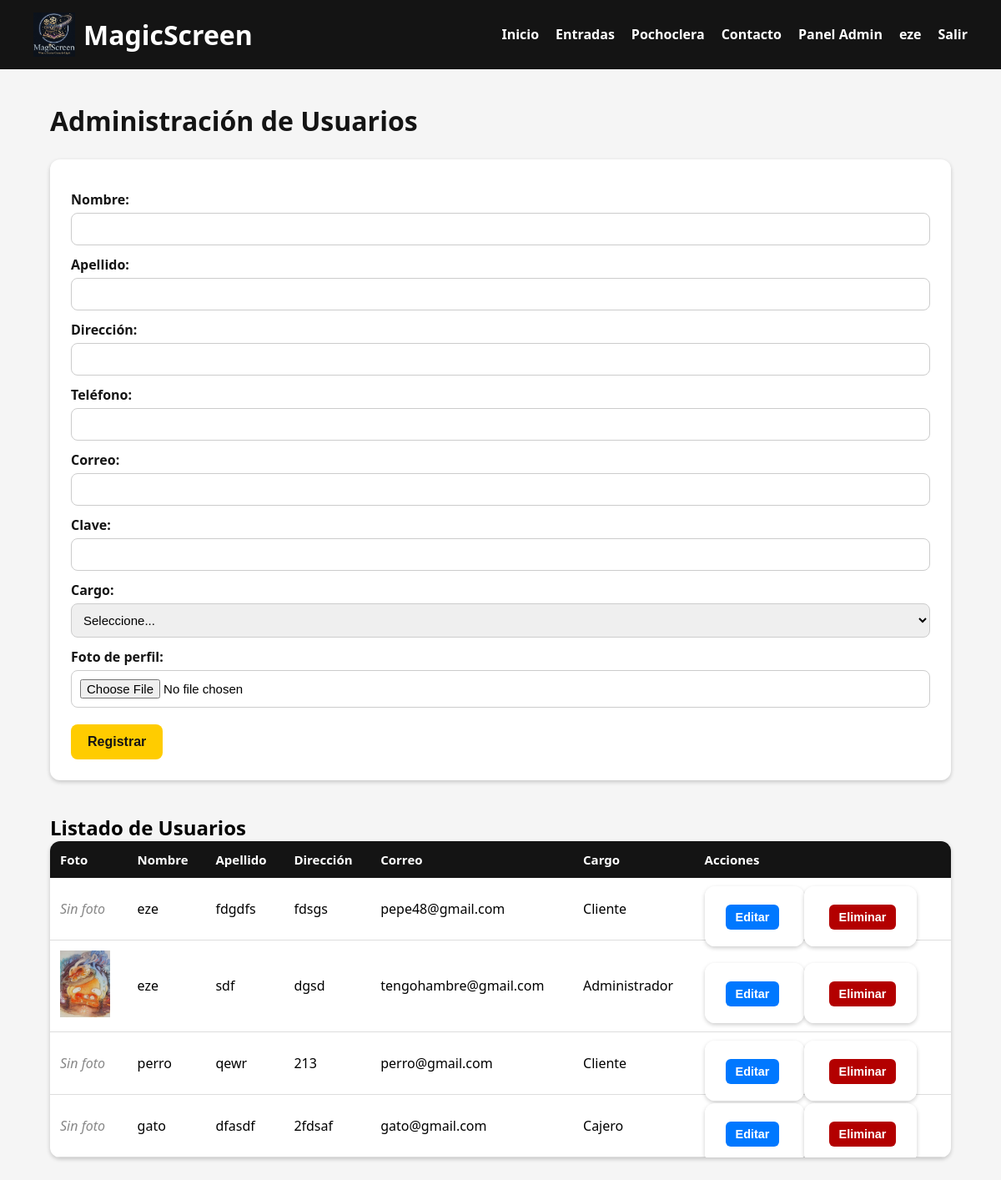
/proyecto/php/UsuarioGUI.php (signed in), run on the app's committed database.
### tables this page shows
CREATE TABLE `usuarios` (
  `ID_usuario` int(11) NOT NULL,
  `Nombre` text NOT NULL,
  `Apellido` text NOT NULL,
  `Direccion` varchar(30) NOT NULL,
  `Num_telefono` int(10) NOT NULL,
  `Correo` varchar(40) NOT NULL,
  `Contrasenia` varchar(255) NOT NULL,
  `ID_cargo` int(11) NOT NULL,
  `Foto_perfil` varchar(60) NOT NULL
);

CREATE TABLE `cargos` (
  `ID_cargo` int(11) NOT NULL,
  `Cargo` text NOT NULL
);

### proyecto/php/Usuario_model.php (called while the page is built, shortened)
<?php
include_once("Conexion.php");
include_once("Usuario.php");
class UsuarioModel {
    private $pdo;
    public function __construct() {
        $conexion = new Conexion();
        $this->pdo = $conexion->getConexion();
    }
    public function Listar(): array {
    try {
        $result = [];
        $stm = $this->pdo->prepare("
            SELECT u.ID_usuario, u.Nombre, u.Apellido, u.Direccion,
                   u.Num_telefono, u.Correo, u.Foto_perfil, c.Cargo
            FROM usuarios u
            INNER JOIN cargos c ON u.ID_cargo = c.ID_cargo
        ");
        $stm->execute();
        foreach ($stm->fetchAll(PDO::FETCH_OBJ) as $r) {
            $usuario = new Usuario();
            $usuario->setidusuario($r->ID_usuario);
            $usuario->setnombre($r->Nombre);
            $usuario->setapellido($r->Apellido);
            $usuario->setdireccion($r->Direccion);
            $usuario->settelefono($r->Num_telefono);
            $usuario->setcorreo($r->Correo);
            $usuario->setcargo($r->Cargo);
            $usuario->setfotoperfil($r->Foto_perfil);
            $result[] = $usuario;
        }
        return $result;
    } catch (Exception $e) {
        die("Error al listar usuarios: " . $e->getMessage());
    }
}
}
?>

### proyecto/php/Usuario.php (called while the page is built, shortened)
<?php
class Usuario {
    private $idUsuario;
    private $nombre;
    private $apellido;
    private $direccion;
    private $correo;
    private $cargo;
    private $fotoperfil;
    private $telefono;
    public function getidusuario() {
        return $this->idUsuario;
    }
    public function setidusuario($idUsuario) {
        $this->idUsuario = $idUsuario;
    }
    public function getnombre() {
        return $this->nombre;
    }
    public function setnombre($nombre) {
        $this->nombre = $nombre;
    }
    public function getapellido() {
        return $this->apellido;
    }
    public function setapellido($apellido) {
        $this->apellido = $apellido;
    }
    public function getdireccion() {
        return $this->direccion;
    }
    public function setdireccion($direccion) {
        $this->direccion = $direccion;
    }
    public function getcorreo() {
        return $this->correo;
    }
    public function setcorreo($correo) {
        $this->correo = $correo;
    }
    public function getcargo() {
        return $this->cargo;
    }
    public function setcargo($cargo) {
        $this->cargo = $cargo;
    }
    public function getfotoperfil() {
        return $this->fotoperfil;
    }
    public function setfotoperfil($fotoperfil) {
        $this->fotoperfil = $fotoperfil;
    }
    public function gettelefono() {
        return $this->telefono;
    }
    public function settelefono($telefono) {
        $this->telefono = $telefono;
    }
}
?>

### proyecto/php/Conexion.php (called while the page is built)
<?php
class Conexion {
    private $host = "localhost";
    private $db = "proyecto_cine";
    private $usuario = "root";
    private $clave = "";
    private $charset = "utf8mb4";
    private $pdo;
    public function __construct() {
        try {
            $dsn = "mysql:host={$this->host};dbname={$this->db};charset={$this->charset}";
            $opciones = [
                PDO::ATTR_ERRMODE            => PDO::ERRMODE_EXCEPTION,
                PDO::ATTR_DEFAULT_FETCH_MODE => PDO::FETCH_ASSOC,
                PDO::ATTR_EMULATE_PREPARES   => false
            ];
            $this->pdo = new PDO($dsn, $this->usuario, $this->clave, $opciones);
        } catch (PDOException $e) {
            die("⚠️ Error al conectar a la base de datos:<br>" . $e->getMessage());
        }
    }
    public function getConexion() {
        return $this->pdo;
    }
}
?>

### proyecto/php/UsuarioGUI.php (the view, shortened to what this page needs)
<?php
require_once 'Usuario.php';
require_once 'Usuario_model.php';
$usuariomodel = new UsuarioModel();
$usuario = new Usuario();
$usuarios = $usuariomodel->Listar();
?>
<!DOCTYPE html>
<html lang="es">
<head>
    <link rel="stylesheet" href="../Css/Usuario.css">
</head>
<body>
    <?php include "../includes/Header.php"; ?>
<div class="contenedor-usuarios">
    <h1>Administración de Usuarios</h1>
    <form action="UsuarioGUI.php" method="post" enctype="multipart/form-data">
    <label>Nombre:</label>
    <input type="text" name="Nombre" required value="<?= htmlspecialchars($usuario->getnombre() ?? ''); ?>">
    <label>Apellido:</label>
    <input type="text" name="Apellido" required value="<?= htmlspecialchars($usuario->getapellido() ?? ''); ?>">
    <label>Dirección:</label>
    <input type="text" name="Direccion" value="<?= htmlspecialchars($usuario->getdireccion() ?? ''); ?>">
    <label>Teléfono:</label>
    <input type="text" name="Num_telefono" required
        value="<?= htmlspecialchars($usuario->gettelefono() ?? ''); ?>">
    <label>Correo:</label>
    <input type="email" name="Correo" required value="<?= htmlspecialchars($usuario->getcorreo() ?? ''); ?>">
    <label>Clave:</label>
    <input type="password" name="Clave" <?= ($usuario->getidusuario() < 1) ? 'required' : ''; ?>>
    <label>Cargo:</label>
    <select name="Cargo" required>
        <option value="">Seleccione...</option>
    </select>
    <label>Foto de perfil:</label>
    <input type="file" name="foto" accept=".jpg,.jpeg,.png,.gif">
    <button type="submit"><?= ($usuario->getidusuario() > 0) ? 'Actualizar' : 'Registrar'; ?></button>
</form>
    <h2>Listado de Usuarios</h2>
    <?php if (!empty($usuarios) && is_array($usuarios) || is_object($usuarios)): ?>
    <table>
        <tr>
            <th>Foto</th>
            <th>Nombre</th>
            <th>Apellido</th>
            <th>Dirección</th>
            <th>Correo</th>
            <th>Cargo</th>
            <th>Acciones</th>
        </tr>
        <?php foreach ($usuarios as $r): ?>
            <tr>
                <td>
                    <?php if ($r->getfotoPerfil()): ?>
                        <img src="uploads/perfiles/<?= htmlspecialchars($r->getfotoPerfil()); ?>" alt="Foto" width="60">
                    <?php else: ?>
                        <span class="sin-foto">Sin foto</span>
                    <?php endif; ?>
                </td>
                <td><?= htmlspecialchars($r->getnombre()); ?></td>
                <td><?= htmlspecialchars($r->getapellido()); ?></td>
                <td><?= htmlspecialchars($r->getdireccion()); ?></td>
                <td><?= htmlspecialchars($r->getcorreo()); ?></td>
                <td><?= htmlspecialchars($r->getcargo()); ?></td>
                <td>
                    <form method="post" style="display:inline;">
                        <button type="submit" class="btn-editar">Editar</button>
                    </form>
                    <form method="post" style="display:inline;" onsubmit="return confirm('¿Desea eliminar este usuario?');">
                        <button type="submit" class="btn-eliminar">Eliminar</button>
                    </form>
                </td>
            </tr>
        <?php endforeach; ?>
    </table>
    <?php else: ?>
        <p class="no-registros">No hay usuarios registrados.</p>
    <?php endif; ?>
</div>
</body>
</html>

### proyecto/CSS/Usuario.css (style rules this page uses)
* { margin: 0; padding: 0; box-sizing: border-box; }
body { margin: 0; padding: 0; font-family: 'Segoe UI', sans-serif; background-color: #f5f5f5; }
.contenedor-usuarios { width: 90%; max-width: 1200px; margin: 40px auto; padding-bottom: 40px; }
.contenedor-usuarios h1 { font-size: 32px; color: #141414; margin-bottom: 25px; }
form { background: #fff; padding: 25px; border-radius: 12px; box-shadow: 0 2px 5px rgba(0,0,0,0.2); margin-bottom: 40px; }
form label { display: block; font-weight: bold; margin-top: 12px; color: #141414; }
form input, form select { width: 100%; padding: 10px; border-radius: 8px; border: 1px solid #ccc; margin-top: 5px; font-size: 15px; }
form button { margin-top: 20px; background-color: #ffcc00; color: #141414; padding: 12px 20px; font-size: 16px; border: none; border-radius: 8px; font-weight: bold; cursor: pointer; transition: background 0.3s; }
table { width: 100%; border-collapse: collapse; background-color: white; border-radius: 12px; overflow: hidden; box-shadow: 0 2px 5px rgba(0,0,0,0.2); }
th, td { padding: 12px; }
th { background-color: #141414; color: white; text-align: left; font-size: 15px; }
td { border-bottom: 1px solid #ddd; vertical-align: middle; }
.sin-foto { color: #888; font-style: italic; }
.btn-editar, .btn-eliminar { padding: 7px 12px; border-radius: 6px; font-size: 0.9em; text-decoration: none; font-weight: bold; border: none; cursor: pointer; }
.btn-editar { background-color: #0078ff; color: white; }
.btn-eliminar { background-color: #b30000; color: white; margin-left: 5px; }

### data on the page
usuarios: Foto_perfil "Sin foto", Nombre "eze", Apellido "fdgdfs", Direccion "fdsgs", Correo "pepe48@gmail.com", ID_cargo.Cargo "Cliente"
usuarios: Foto_perfil (picture), Nombre "eze", Apellido "sdf", Direccion "dgsd", Correo "tengohambre@gmail.com", ID_cargo.Cargo "Administrador"
usuarios: Foto_perfil "Sin foto", Nombre "perro", Apellido "qewr", Direccion "213", Correo "perro@gmail.com", ID_cargo.Cargo "Cliente"
usuarios: Foto_perfil "Sin foto", Nombre "gato", Apellido "dfasdf", Direccion "2fdsaf", Correo "gato@gmail.com", ID_cargo.Cargo "Cajero"

### other printed values
$_SESSION['nombre'] "eze"
